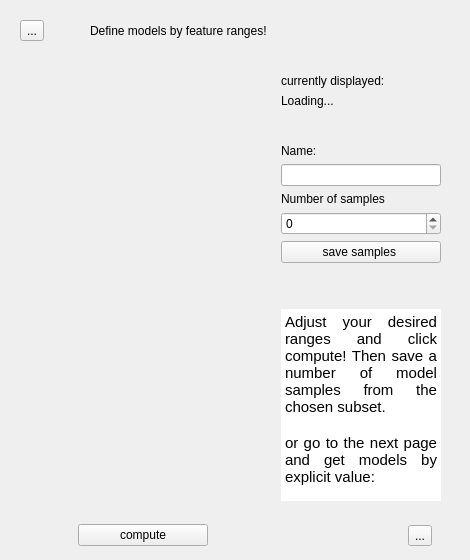
      <widget class="QWidget" name="get_model">
       <layout class="QVBoxLayout" name="verticalLayout_21">
        <item>
         <widget class="QWidget" name="gm_header" native="true">
          <layout class="QHBoxLayout" name="horizontalLayout_14">
           <item>
            <widget class="QToolButton" name="gm_back_to_main">
             <property name="maximumSize">
              <size>
               <width>16777215</width>
               <height>25</height>
              </size>
             </property>
             <property name="text">
              <string>...</string>
             </property>
             <property name="icon">
              <iconset resource="resources.qrc">
               <normaloff>:/icons/pictograms/home.png</normaloff>:/icons/pictograms/home.png</iconset>
             </property>
             <property name="iconSize">
              <size>
               <width>24</width>
               <height>16</height>
              </size>
             </property>
             <property name="arrowType">
              <enum>Qt::NoArrow</enum>
             </property>
            </widget>
           </item>
           <item>
            <spacer name="horizontalSpacer_8">
             <property name="orientation">
              <enum>Qt::Horizontal</enum>
             </property>
             <property name="sizeType">
              <enum>QSizePolicy::Maximum</enum>
             </property>
             <property name="sizeHint" stdset="0">
              <size>
               <width>40</width>
               <height>20</height>
              </size>
             </property>
            </spacer>
           </item>
           <item>
            <widget class="QLabel" name="gm_title">
             <property name="text">
              <string>Define models by feature ranges!</string>
             </property>
             <property name="role" stdset="0">
              <string>title</string>
             </property>
            </widget>
           </item>
           <item>
            <spacer name="horizontalSpacer_9">
             <property name="orientation">
              <enum>Qt::Horizontal</enum>
             </property>
             <property name="sizeHint" stdset="0">
              <size>
               <width>40</width>
               <height>20</height>
              </size>
             </property>
            </spacer>
           </item>
          </layout>
         </widget>
        </item>
        <item>
         <widget class="QWidget" name="gm_content" native="true">
          <layout class="QHBoxLayout" name="horizontalLayout_13" stretch="2,0">
           <property name="bottomMargin">
            <number>1</number>
           </property>
           <item>
            <widget class="QWidget" name="gm_left_box" native="true">
             <layout class="QVBoxLayout" name="verticalLayout_20">
              <property name="bottomMargin">
               <number>1</number>
              </property>
              <item>
               <widget class="QScrollArea" name="scrollArea">
                <property name="frameShape">
                 <enum>QFrame::NoFrame</enum>
                </property>
                <property name="widgetResizable">
                 <bool>true</bool>
                </property>
                <widget class="QWidget" name="gm_placeholder">
                 <property name="geometry">
                  <rect>
                   <x>0</x>
                   <y>0</y>
                   <width>928</width>
                   <height>749</height>
                  </rect>
                 </property>
                 <layout class="QGridLayout" name="gridLayout_6">
                  <item row="0" column="1">
                   <widget class="QWidget" name="gm_placeholder_widget" native="true"/>
                  </item>
                 </layout>
                </widget>
               </widget>
              </item>
              <item>
               <widget class="QWidget" name="gm_compute_btn_box" native="true">
                <layout class="QHBoxLayout" name="horizontalLayout_16">
                 <property name="bottomMargin">
                  <number>1</number>
                 </property>
                 <item>
                  <spacer name="horizontalSpacer_12">
                   <property name="orientation">
                    <enum>Qt::Horizontal</enum>
                   </property>
                   <property name="sizeHint" stdset="0">
                    <size>
                     <width>40</width>
                     <height>20</height>
                    </size>
                   </property>
                  </spacer>
                 </item>
                 <item>
                  <widget class="QPushButton" name="gm_btn_compute">
                   <property name="minimumSize">
                    <size>
                     <width>130</width>
                     <height>0</height>
                    </size>
                   </property>
                   <property name="text">
                    <string>compute</string>
                   </property>
                  </widget>
                 </item>
                 <item>
                  <spacer name="horizontalSpacer_11">
                   <property name="orientation">
                    <enum>Qt::Horizontal</enum>
                   </property>
                   <property name="sizeHint" stdset="0">
                    <size>
                     <width>40</width>
                     <height>20</height>
                    </size>
                   </property>
                  </spacer>
                 </item>
                </layout>
               </widget>
              </item>
             </layout>
            </widget>
           </item>
           <item>
            <widget class="QWidget" name="gm_right_box" native="true">
             <layout class="QVBoxLayout" name="verticalLayout_18">
              <property name="bottomMargin">
               <number>1</number>
              </property>
              <item>
               <widget class="QLabel" name="label_5">
                <property name="text">
                 <string>currently displayed:</string>
                </property>
               </widget>
              </item>
              <item>
               <widget class="QLabel" name="gm_n_update">
                <property name="text">
                 <string>Loading...</string>
                </property>
               </widget>
              </item>
              <item>
               <spacer name="verticalSpacer_3">
                <property name="orientation">
                 <enum>Qt::Vertical</enum>
                </property>
                <property name="sizeType">
                 <enum>QSizePolicy::Maximum</enum>
                </property>
                <property name="sizeHint" stdset="0">
                 <size>
                  <width>20</width>
                  <height>30</height>
                 </size>
                </property>
               </spacer>
              </item>
              <item>
               <widget class="QLabel" name="label_2">
                <property name="text">
                 <string>Name:</string>
                </property>
               </widget>
              </item>
              <item>
               <widget class="QLineEdit" name="gm_name_input"/>
              </item>
              <item>
               <widget class="QLabel" name="gm_label_1">
                <property name="text">
                 <string>Number of samples</string>
                </property>
               </widget>
              </item>
              <item>
               <widget class="QSpinBox" name="gm_spinBox_1"/>
              </item>
              <item alignment="Qt::AlignHCenter">
               <widget class="QPushButton" name="gm_btn_save">
                <property name="minimumSize">
                 <size>
                  <width>160</width>
                  <height>0</height>
                 </size>
                </property>
                <property name="maximumSize">
                 <size>
                  <width>16777215</width>
                  <height>16777215</height>
                 </size>
                </property>
                <property name="text">
                 <string>save samples </string>
                </property>
               </widget>
              </item>
              <item>
               <spacer name="verticalSpacer">
                <property name="orientation">
                 <enum>Qt::Vertical</enum>
                </property>
                <property name="sizeHint" stdset="0">
                 <size>
                  <width>20</width>
                  <height>40</height>
                 </size>
                </property>
               </spacer>
              </item>
              <item>
               <widget class="QTextBrowser" name="gm_description">
                <property name="sizePolicy">
                 <sizepolicy hsizetype="Minimum" vsizetype="Minimum">
                  <horstretch>0</horstretch>
                  <verstretch>0</verstretch>
                 </sizepolicy>
                </property>
                <property name="minimumSize">
                 <size>
                  <width>0</width>
                  <height>0</height>
                 </size>
                </property>
                <property name="maximumSize">
                 <size>
                  <width>160</width>
                  <height>16777215</height>
                 </size>
                </property>
                <property name="font">
                 <font>
                  <pointsize>16</pointsize>
                 </font>
                </property>
                <property name="frameShape">
                 <enum>QFrame::NoFrame</enum>
                </property>
                <property name="readOnly">
                 <bool>false</bool>
                </property>
                <property name="html">
                 <string>&lt;!DOCTYPE HTML PUBLIC &quot;-//W3C//DTD HTML 4.0//EN&quot; &quot;http://www.w3.org/TR/REC-html40/strict.dtd&quot;&gt;
&lt;html&gt;&lt;head&gt;&lt;meta name=&quot;qrichtext&quot; content=&quot;1&quot; /&gt;&lt;meta charset=&quot;utf-8&quot; /&gt;&lt;style type=&quot;text/css&quot;&gt;
p, li { white-space: pre-wrap; }
hr { height: 1px; border-width: 0; }
li.unchecked::marker { content: &quot;\2610&quot;; }
li.checked::marker { content: &quot;\2612&quot;; }
&lt;/style&gt;&lt;/head&gt;&lt;body style=&quot; font-family:'.AppleSystemUIFont'; font-size:16pt; font-weight:400; font-style:normal;&quot;&gt;
&lt;p align=&quot;justify&quot; style=&quot; margin-top:0px; margin-bottom:0px; margin-left:0px; margin-right:0px; -qt-block-indent:0; text-indent:0px;&quot;&gt;&lt;span style=&quot; font-family:'Ubuntu'; font-size:11pt;&quot;&gt;Adjust your desired ranges and click compute! Then save a number of model samples from the chosen subset. &lt;/span&gt;&lt;/p&gt;
&lt;p align=&quot;justify&quot; style=&quot;-qt-paragraph-type:empty; margin-top:0px; margin-bottom:0px; margin-left:0px; margin-right:0px; -qt-block-indent:0; text-indent:0px; font-family:'Ubuntu'; font-size:11pt;&quot;&gt;&lt;br /&gt;&lt;/p&gt;
&lt;p align=&quot;justify&quot; style=&quot; margin-top:0px; margin-bottom:0px; margin-left:0px; margin-right:0px; -qt-block-indent:0; text-indent:0px;&quot;&gt;&lt;span style=&quot; font-family:'Ubuntu'; font-size:11pt;&quot;&gt;or go to the next page and get models by explicit value:&lt;/span&gt;&lt;/p&gt;&lt;/body&gt;&lt;/html&gt;</string>
                </property>
                <property name="openLinks">
                 <bool>false</bool>
                </property>
               </widget>
              </item>
              <item>
               <widget class="QWidget" name="gm_change_page_box" native="true">
                <layout class="QVBoxLayout" name="verticalLayout_22">
                 <property name="bottomMargin">
                  <number>1</number>
                 </property>
                 <item>
                  <widget class="QWidget" name="gm_switch_btn_box" native="true">
                   <layout class="QHBoxLayout" name="horizontalLayout_15">
                    <property name="rightMargin">
                     <number>0</number>
                    </property>
                    <property name="bottomMargin">
                     <number>0</number>
                    </property>
                    <item>
                     <spacer name="horizontalSpacer_10">
                      <property name="orientation">
                       <enum>Qt::Horizontal</enum>
                      </property>
                      <property name="sizeHint" stdset="0">
                       <size>
                        <width>40</width>
                        <height>20</height>
                       </size>
                      </property>
                     </spacer>
                    </item>
                    <item>
                     <widget class="QToolButton" name="gm_switch_to_d">
                      <property name="text">
                       <string>...</string>
                      </property>
                      <property name="icon">
                       <iconset resource="resources.qrc">
                        <normaloff>:/icons/pictograms/arrow_forward.png</normaloff>:/icons/pictograms/arrow_forward.png</iconset>
                      </property>
                      <property name="iconSize">
                       <size>
                        <width>24</width>
                        <height>16</height>
                       </size>
                      </property>
                      <property name="arrowType">
                       <enum>Qt::NoArrow</enum>
                      </property>
                     </widget>
                    </item>
                   </layout>
                  </widget>
                 </item>
                </layout>
               </widget>
              </item>
             </layout>
            </widget>
           </item>
          </layout>
         </widget>
        </item>
       </layout>
      </widget>
